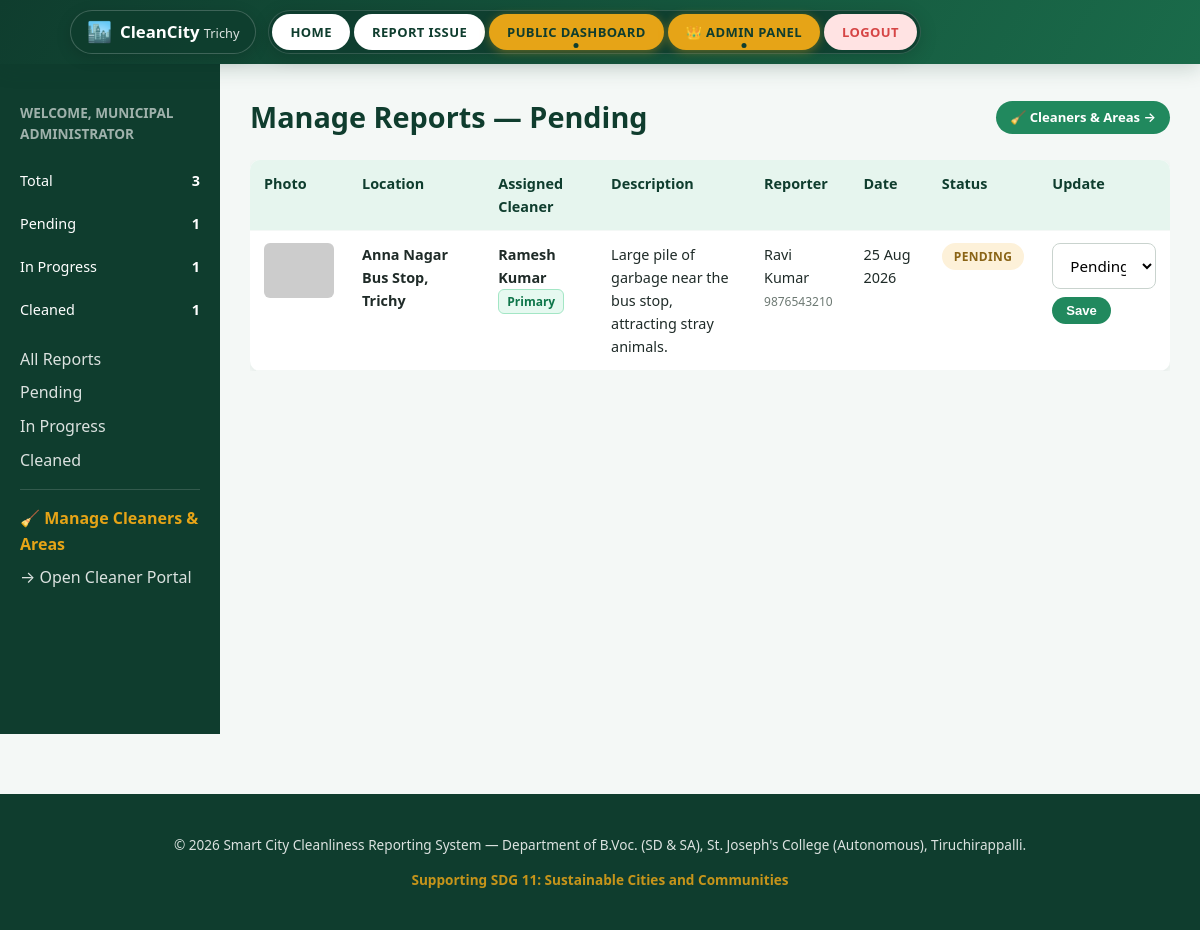
The page /admin/dashboard.php?status=Pending (signed in) on the database its author committed.
### tables this page shows
CREATE TABLE IF NOT EXISTS reports (
    report_id INT AUTO_INCREMENT PRIMARY KEY,
    reporter_name VARCHAR(100) NOT NULL,
    reporter_contact VARCHAR(50),
    description TEXT NOT NULL,
    location_area VARCHAR(255) NOT NULL,
    latitude DECIMAL(10, 8) DEFAULT NULL,
    longitude DECIMAL(11, 8) DEFAULT NULL,
    photo_path VARCHAR(255) NOT NULL,
    status ENUM('Pending', 'In Progress', 'Cleaned') NOT NULL DEFAULT 'Pending',
    assigned_cleaner_id INT NULL DEFAULT NULL,
    assigned_cleaner_name VARCHAR(100) NULL DEFAULT NULL,
    assignment_type ENUM('Primary', 'Replacement', 'Unassigned') NOT NULL DEFAULT 'Unassigned',
    admin_remarks TEXT,
    submitted_at TIMESTAMP DEFAULT CURRENT_TIMESTAMP,
    updated_at TIMESTAMP DEFAULT CURRENT_TIMESTAMP ON UPDATE CURRENT_TIMESTAMP,
    FOREIGN KEY (assigned_cleaner_id) REFERENCES cleaners(cleaner_id) ON DELETE SET NULL
);

### admin/dashboard.php (the view, shortened to what this page needs)
<?php
require_once '../config/db.php';
$statusFilter = $_GET['status'] ?? '';
$sql = "SELECT * FROM reports WHERE 1=1";
$params = [];
$types = "";
if ($statusFilter !== '' && in_array($statusFilter, ['Pending', 'In Progress', 'Cleaned'])) {
    $sql .= " AND status = ?";
    $params[] = $statusFilter;
    $types .= "s";
}
$sql .= " ORDER BY submitted_at DESC";
$stmt = $conn->prepare($sql);
if ($params) $stmt->bind_param($types, ...$params);
$stmt->execute();
$result = $stmt->get_result();
$total = $conn->query("SELECT COUNT(*) c FROM reports")->fetch_assoc()['c'];
$pending = $conn->query("SELECT COUNT(*) c FROM reports WHERE status='Pending'")->fetch_assoc()['c'];
$progress = $conn->query("SELECT COUNT(*) c FROM reports WHERE status='In Progress'")->fetch_assoc()['c'];
$cleaned = $conn->query("SELECT COUNT(*) c FROM reports WHERE status='Cleaned'")->fetch_assoc()['c'];
require_once '../includes/header.php';
?>
<div class="admin-shell">
    <aside class="admin-sidebar">
        <h3>Welcome, <?php echo htmlspecialchars($_SESSION['admin_name']); ?></h3>
        <div class="stat-mini"><span>Total</span><strong><?php echo $total; ?></strong></div>
        <div class="stat-mini"><span>Pending</span><strong><?php echo $pending; ?></strong></div>
        <div class="stat-mini"><span>In Progress</span><strong><?php echo $progress; ?></strong></div>
        <div class="stat-mini"><span>Cleaned</span><strong><?php echo $cleaned; ?></strong></div>
        <div style="padding:16px 20px;">
            <a href="?status=" style="color:#fff; opacity:0.85; display:block; margin-bottom:8px;">All Reports</a>
            <a href="?status=Pending" style="color:#fff; opacity:0.85; display:block; margin-bottom:8px;">Pending</a>
            <a href="?status=In+Progress" style="color:#fff; opacity:0.85; display:block; margin-bottom:8px;">In Progress</a>
            <a href="?status=Cleaned" style="color:#fff; opacity:0.85; display:block;">Cleaned</a>
            <hr style="border:0; border-top:1px solid rgba(255,255,255,0.15); margin:16px 0;">
            <a href="cleaners.php" style="color:var(--amber-500); font-weight:700; display:block; margin-bottom:8px;">🧹 Manage Cleaners &amp; Areas</a>
            <a href="../cleaner.php" style="color:#fff; opacity:0.85; display:block;">&rarr; Open Cleaner Portal</a>
        </div>
    </aside>
    <div class="admin-content">
        <div style="display:flex; justify-content:space-between; align-items:center; margin-bottom:20px; flex-wrap:wrap; gap:10px;">
            <h2 class="section-title" style="text-align:left; margin:0;">
                Manage Reports <?php echo $statusFilter ? ' — ' . htmlspecialchars($statusFilter) : ''; ?>
            </h2>
            <a href="cleaners.php" class="btn btn-secondary btn-small">🧹 Cleaners &amp; Areas &rarr;</a>
        </div>
        <?php if ($result->num_rows === 0): ?>
            <div class="empty-state">
                <div class="icon">🧹</div>
                <p>No reports in this category.</p>
            </div>
        <?php else: ?>
        <div style="overflow-x:auto;">
        <table class="admin-table">
            <thead>
                <tr>
                    <th>Photo</th>
                    <th>Location</th>
                    <th>Assigned Cleaner</th>
                    <th class="desc-cell">Description</th>
                    <th>Reporter</th>
                    <th>Date</th>
                    <th>Status</th>
                    <th>Update</th>
                </tr>
            </thead>
            <tbody>
                <?php while ($row = $result->fetch_assoc()):
                    $badgeClass = 'badge-' . str_replace(' ', '-', $row['status']);
                ?>
                <tr>
                    <td><img class="thumb" src="../<?php echo htmlspecialchars($row['photo_path']); ?>" alt="report photo"
                             onerror="this.src='https://via.placeholder.com/70x55/e6f5ee/1a6b4a?text=No+Img'"></td>
                    <td><strong><?php echo htmlspecialchars($row['location_area']); ?></strong></td>
                    <td>
                        <strong><?php echo htmlspecialchars($row['assigned_cleaner_name'] ?: 'Unassigned'); ?></strong><br>
                        <?php if ($row['assignment_type'] === 'Primary'): ?>
                            <span class="assignment-badge-primary">Primary</span>
                        <?php elseif ($row['assignment_type'] === 'Replacement'): ?>
                            <span class="assignment-badge-replacement">Temporary Replacement</span>
                        <?php else: ?>
                            <span style="font-size:11px; color:#9ca3af;">Unassigned</span>
                        <?php endif; ?>
                    </td>
                    <td class="desc-cell"><?php echo htmlspecialchars(mb_strimwidth($row['description'], 0, 90, '...')); ?></td>
                    <td><?php echo htmlspecialchars($row['reporter_name']); ?><br>
                        <small style="color:var(--gray-500);"><?php echo htmlspecialchars($row['reporter_contact']); ?></small></td>
                    <td><?php echo date('d M Y', strtotime($row['submitted_at'])); ?></td>
                    <td><span class="badge <?php echo $badgeClass; ?>"><?php echo htmlspecialchars($row['status']); ?></span></td>
                    <td>
                        <form class="status-form" action="update_status.php" method="POST">
                            <select name="status">
                                <option value="Pending" <?php echo $row['status'] === 'Pending' ? 'selected' : ''; ?>>Pending</option>
                            </select>
                            <button type="submit" class="btn btn-secondary btn-small">Save</button>
                        </form>
                    </td>
                </tr>
                <?php endwhile; ?>
            </tbody>
        </table>
        </div>
        <?php endif; ?>
    </div>
</div>
<?php require_once '../includes/footer.php'; ?>

### assets/css/style.css (style rules this page uses)
:root { --green-900: #0f3d2e; --green-700: #1a6b4a; --green-600: #21895e; --green-500: #2ba86f; --green-100: #e6f5ee; --amber-500: #e6a417; --amber-100: #fdf1d9; --blue-500: #2a7de1; --blue-100: #e5f0fd; --red-500: #d64545; --gray-900: #1f2b28; --gray-700: #445048; --gray-500: #6d7973; --gray-300: #c9d3ce; --gray-100: #f4f8f6; --white: #ffffff; --radius: 10px; --shadow: 0 2px 10px rgba(15, 61, 46, 0.08); --shadow-lg: 0 8px 30px rgba(15, 61, 46, 0.14); }
* { box-sizing: border-box; }
body { margin: 0; font-family: 'Segoe UI', Roboto, -apple-system, sans-serif; color: var(--gray-900); background: var(--gray-100); line-height: 1.6; }
a { color: var(--green-700); text-decoration: none; }
.btn { display: inline-block; padding: 12px 26px; border-radius: 30px; font-weight: 600; font-size: 0.95rem; cursor: pointer; border: none; transition: transform 0.15s ease, box-shadow 0.15s ease; }
.btn-small { padding: 6px 14px; font-size: 0.82rem; border-radius: 20px; }
.btn-secondary { background: var(--green-600); color: var(--white); }
.section-title { text-align: center; font-size: 1.8rem; margin-bottom: 8px; color: var(--green-900); }
input[type=text], input[type=tel], input[type=email], input[type=number], input[type=password], input[type=file], textarea, select { width: 100%; padding: 11px 13px; border: 1px solid var(--gray-300); border-radius: 8px; font-size: 0.95rem; font-family: inherit; background: var(--white); }
.badge { display: inline-block; padding: 4px 12px; border-radius: 20px; font-size: 0.75rem; font-weight: 700; text-transform: uppercase; letter-spacing: 0.03em; }
.badge-Pending { background: var(--amber-100); color: #8a6416; }
.admin-shell { display: flex; min-height: calc(100vh - 130px); }
.admin-sidebar { width: 220px; background: var(--green-900); color: var(--white); padding: 24px 0; flex-shrink: 0; }
.admin-sidebar h3 { padding: 0 20px; font-size: 0.85rem; text-transform: uppercase; opacity: 0.6; }
.admin-sidebar .stat-mini { padding: 10px 20px; display: flex; justify-content: space-between; font-size: 0.9rem; }
.admin-content { flex: 1; padding: 30px; }
table.admin-table { width: 100%; border-collapse: collapse; background: var(--white); border-radius: var(--radius); overflow: hidden; box-shadow: var(--shadow); }
table.admin-table th, table.admin-table td { padding: 12px 14px; text-align: left; border-bottom: 1px solid var(--gray-100); font-size: 0.9rem; vertical-align: top; }
table.admin-table th { background: var(--green-100); color: var(--green-900); }
table.admin-table img.thumb { width: 70px; height: 55px; object-fit: cover; border-radius: 6px; }
table.admin-table .desc-cell { max-width: 240px; }
.status-form { display: flex; gap: 8px; align-items: center; flex-wrap: wrap; }
.assignment-badge-primary { background: #e6f9f0; color: #0f764a; border: 1px solid #a3e6c5; padding: 2px 8px; border-radius: 6px; font-size: 0.75rem; font-weight: 700; display: inline-block; }

### rows shown on the page
reports: location_area "Anna Nagar Bus Stop, Trichy", assigned_cleaner_name "Ramesh Kumar", assignment_type "Primary", description "Large pile of garbage near the bus stop, attracting stray animals.", reporter_name "Ravi Kumar", reporter_contact "9876543210", submitted_at "25 Aug 2026", status "PENDING", status "Pending"

### other values the page prints
$_SESSION['admin_name'] "MUNICIPAL ADMINISTRATOR"
$total "3"
$pending "1"
$progress "1"
$cleaned "1"
$statusFilter "Pending"
